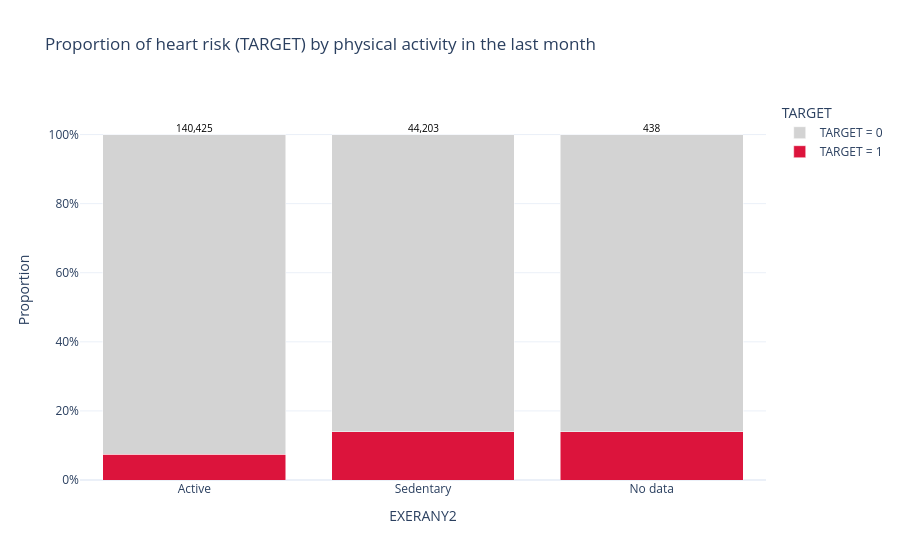

Notebook source saved alongside this figure:
### Markdown cell above
EXERANY2

### Code cell
df_full['EXERANY2'] = df_full['EXERANY2'].replace(1,'Active').replace(2,'Sedentary').replace([7,9],'No data')

data_counts = (
    df_full
    .groupby(['EXERANY2', 'TARGET'])
    .size()
    .reset_index(name='count')
)

data_counts['EXERANY2'] = pd.Categorical(
    data_counts['EXERANY2'],
    categories=['Active', 'Sedentary', 'No data'],
    ordered=True
)

data_counts = data_counts.sort_values('EXERANY2').reset_index(drop=True)


data_counts['total'] = data_counts.groupby('EXERANY2')['count'].transform('sum')
data_counts['proportion'] = data_counts['count'] / data_counts['total']


data_0 = data_counts[data_counts['TARGET'] == 0]
data_1 = data_counts[data_counts['TARGET'] == 1]

fig = go.Figure()

fig.add_trace(go.Bar(
    x=data_1['EXERANY2'],
    y=data_1['proportion'],
    name='TARGET = 1',
    marker_color='crimson',
    customdata=data_1['count'],
    hovertemplate=(
        "EXERANY2: %{x}<br>"
        "TARGET = 1<br>"
        "Proportion: %{y:.1%}<br>"
        "Count: %{customdata}<extra></extra>"
    ),
))

fig.add_trace(go.Bar(
    x=data_0['EXERANY2'],
    y=data_0['proportion'],
    name='TARGET = 0',
    marker_color='lightgrey',
    customdata=data_0['count'],
    hovertemplate=(
        "EXERANY2: %{x}<br>"
        "TARGET = 0<br>"
        "Proportion: %{y:.1%}<br>"
        "Count: %{customdata}<extra></extra>"
    ),
))

totals = data_counts[['EXERANY2', 'total']].drop_duplicates()

for _, row in totals.iterrows():
    fig.add_annotation(
        x=row['EXERANY2'],
        y=1.02,  # juste au-dessus de la barre
        text=f"{row['total']:,}",
        showarrow=False,
        font=dict(size=10, color='black')
    )

fig.update_layout(
    title="Proportion of heart risk (TARGET) by physical activity in the last month",
    xaxis_title="EXERANY2",
    yaxis_title="Proportion",
    barmode='stack',
    yaxis=dict(tickformat=".0%", range=[0, 1.1]),
    template='plotly_white',
    legend_title_text='TARGET'
)

fig.show()

### Figure 1 — Plotly figure (JSON) as saved in the notebook; plotly's stock layout.template omitted (floating-point values rounded to 4 significant figures)
{"data": [{"customdata": [10374, 6188, 61], "hovertemplate": "EXERANY2: %{x}<br>TARGET = 1<br>Proportion: %{y:.1%}<br>Count: %{customdata}<extra></extra>", "marker": {"color": "crimson"}, "name": "TARGET = 1", "type": "bar", "x": ["Active", "Sedentary", "No data"], "y": [0.07388, 0.14, 0.1393]}, {"customdata": [130051, 38015, 377], "hovertemplate": "EXERANY2: %{x}<br>TARGET = 0<br>Proportion: %{y:.1%}<br>Count: %{customdata}<extra></extra>", "marker": {"color": "lightgrey"}, "name": "TARGET = 0", "type": "bar", "x": ["Active", "Sedentary", "No data"], "y": [0.9261, 0.86, 0.8607]}], "layout": {"annotations": [{"font": {"color": "black", "size": 10}, "showarrow": false, "text": "140,425", "x": "Active", "y": 1.02}, {"font": {"color": "black", "size": 10}, "showarrow": false, "text": "44,203", "x": "Sedentary", "y": 1.02}, {"font": {"color": "black", "size": 10}, "showarrow": false, "text": "438", "x": "No data", "y": 1.02}], "barmode": "stack", "legend": {"title": {"text": "TARGET"}}, "title": {"text": "Proportion of heart risk (TARGET) by physical activity in the last month"}, "xaxis": {"title": {"text": "EXERANY2"}}, "yaxis": {"range": [0, 1.1], "tickformat": ".0%", "title": {"text": "Proportion"}}}}
